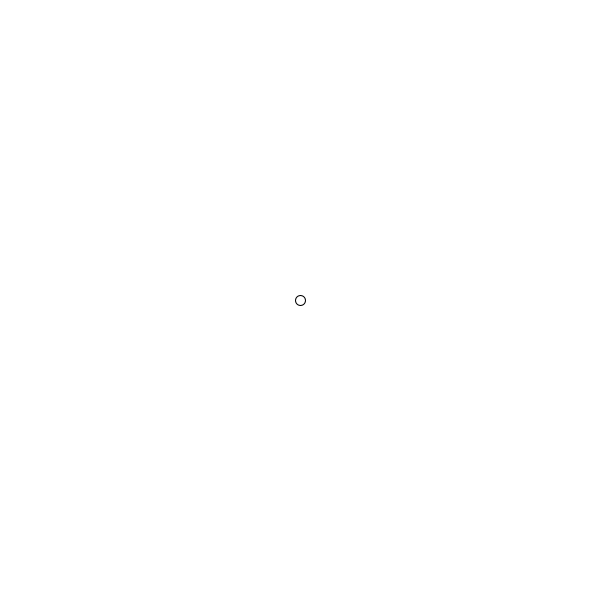
Frame 1 (no input)
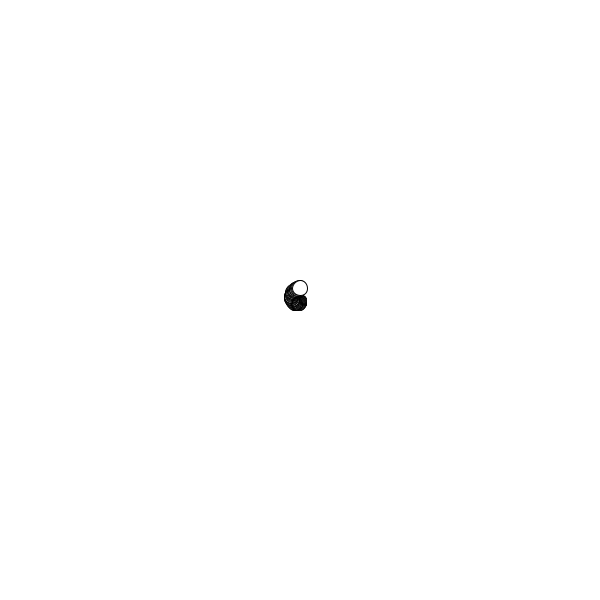
Frame 60 (the mouse pressed at the canvas centre just before this capture)
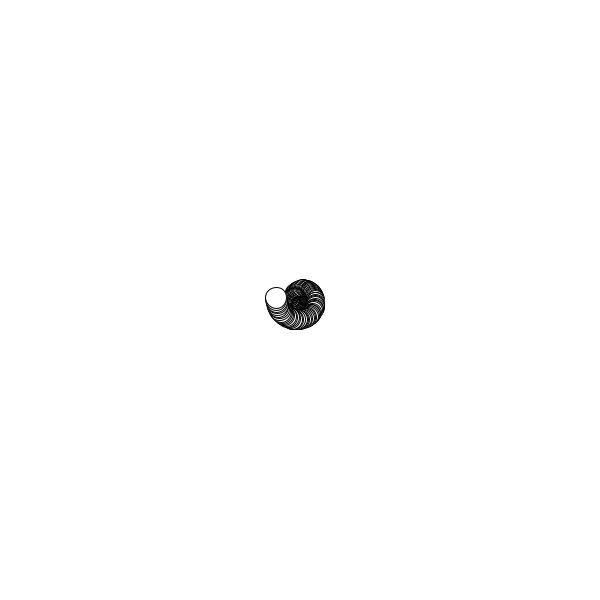
Frame 120 (the mouse held since frame 60 and released just before this capture)

The Processing sketch that drew these frames (run headless with seeded random() and noise(); from frame 60 on, the mouse is pressed at the canvas centre):

// Processing sketch: sketch_181128b
// ── sketch_181128b.pde
float r = 0;
float angle = 0;
int a;

void setup() {
  size(600, 600);
  background(255);
}

void draw() {
  float x = r * cos(angle);
  float y = r * sin(angle);
  fill(255);
  ellipse(x + width/2, y + height/2, 10+a/10, 10+a/10);
  a += 1;
  angle += 0.08;
  r += 0.2;
}
